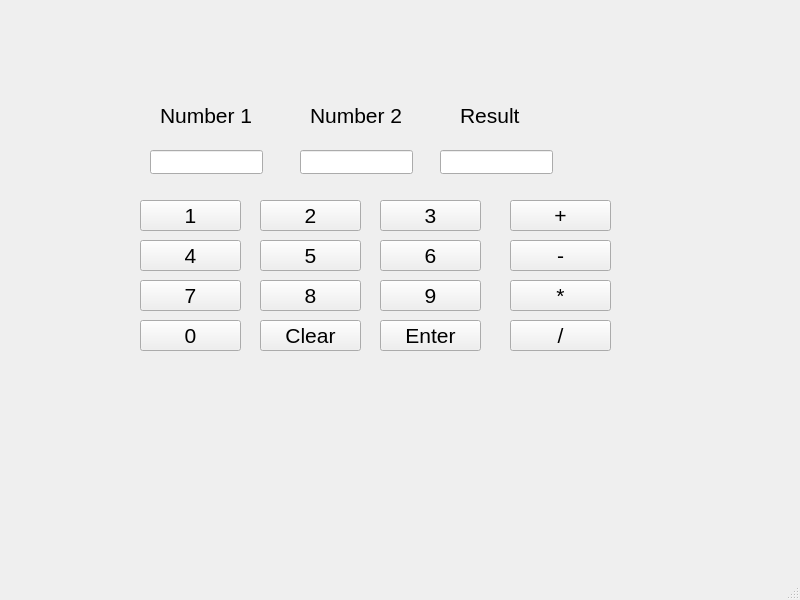
<?xml version="1.0" encoding="UTF-8"?>
<ui version="4.0">
 <class>MainWindow</class>
 <widget class="QMainWindow" name="MainWindow">
  <property name="geometry">
   <rect>
    <x>0</x>
    <y>0</y>
    <width>800</width>
    <height>600</height>
   </rect>
  </property>
  <property name="windowTitle">
   <string>MainWindow</string>
  </property>
  <widget class="QWidget" name="centralwidget">
   <widget class="QPushButton" name="N1">
    <property name="geometry">
     <rect>
      <x>140</x>
      <y>200</y>
      <width>101</width>
      <height>31</height>
     </rect>
    </property>
    <property name="font">
     <font>
      <pointsize>16</pointsize>
     </font>
    </property>
    <property name="text">
     <string>1</string>
    </property>
   </widget>
   <widget class="QPushButton" name="N4">
    <property name="geometry">
     <rect>
      <x>140</x>
      <y>240</y>
      <width>101</width>
      <height>31</height>
     </rect>
    </property>
    <property name="font">
     <font>
      <pointsize>16</pointsize>
     </font>
    </property>
    <property name="text">
     <string>4</string>
    </property>
   </widget>
   <widget class="QPushButton" name="N7">
    <property name="geometry">
     <rect>
      <x>140</x>
      <y>280</y>
      <width>101</width>
      <height>31</height>
     </rect>
    </property>
    <property name="font">
     <font>
      <pointsize>16</pointsize>
     </font>
    </property>
    <property name="text">
     <string>7</string>
    </property>
   </widget>
   <widget class="QPushButton" name="N0">
    <property name="geometry">
     <rect>
      <x>140</x>
      <y>320</y>
      <width>101</width>
      <height>31</height>
     </rect>
    </property>
    <property name="font">
     <font>
      <pointsize>16</pointsize>
     </font>
    </property>
    <property name="text">
     <string>0</string>
    </property>
   </widget>
   <widget class="QPushButton" name="N2">
    <property name="geometry">
     <rect>
      <x>260</x>
      <y>200</y>
      <width>101</width>
      <height>31</height>
     </rect>
    </property>
    <property name="font">
     <font>
      <pointsize>16</pointsize>
     </font>
    </property>
    <property name="text">
     <string>2</string>
    </property>
   </widget>
   <widget class="QPushButton" name="N5">
    <property name="geometry">
     <rect>
      <x>260</x>
      <y>240</y>
      <width>101</width>
      <height>31</height>
     </rect>
    </property>
    <property name="font">
     <font>
      <pointsize>16</pointsize>
     </font>
    </property>
    <property name="text">
     <string>5</string>
    </property>
   </widget>
   <widget class="QPushButton" name="N8">
    <property name="geometry">
     <rect>
      <x>260</x>
      <y>280</y>
      <width>101</width>
      <height>31</height>
     </rect>
    </property>
    <property name="font">
     <font>
      <pointsize>16</pointsize>
     </font>
    </property>
    <property name="text">
     <string>8</string>
    </property>
   </widget>
   <widget class="QPushButton" name="clear">
    <property name="geometry">
     <rect>
      <x>260</x>
      <y>320</y>
      <width>101</width>
      <height>31</height>
     </rect>
    </property>
    <property name="font">
     <font>
      <pointsize>16</pointsize>
     </font>
    </property>
    <property name="text">
     <string>Clear</string>
    </property>
   </widget>
   <widget class="QPushButton" name="N3">
    <property name="geometry">
     <rect>
      <x>380</x>
      <y>200</y>
      <width>101</width>
      <height>31</height>
     </rect>
    </property>
    <property name="font">
     <font>
      <pointsize>16</pointsize>
     </font>
    </property>
    <property name="text">
     <string>3</string>
    </property>
   </widget>
   <widget class="QPushButton" name="N6">
    <property name="geometry">
     <rect>
      <x>380</x>
      <y>240</y>
      <width>101</width>
      <height>31</height>
     </rect>
    </property>
    <property name="font">
     <font>
      <pointsize>16</pointsize>
     </font>
    </property>
    <property name="text">
     <string>6</string>
    </property>
   </widget>
   <widget class="QPushButton" name="N9">
    <property name="geometry">
     <rect>
      <x>380</x>
      <y>280</y>
      <width>101</width>
      <height>31</height>
     </rect>
    </property>
    <property name="font">
     <font>
      <pointsize>16</pointsize>
     </font>
    </property>
    <property name="text">
     <string>9</string>
    </property>
   </widget>
   <widget class="QPushButton" name="enter">
    <property name="geometry">
     <rect>
      <x>380</x>
      <y>320</y>
      <width>101</width>
      <height>31</height>
     </rect>
    </property>
    <property name="font">
     <font>
      <pointsize>16</pointsize>
     </font>
    </property>
    <property name="text">
     <string>Enter</string>
    </property>
   </widget>
   <widget class="QPushButton" name="add">
    <property name="geometry">
     <rect>
      <x>510</x>
      <y>200</y>
      <width>101</width>
      <height>31</height>
     </rect>
    </property>
    <property name="font">
     <font>
      <pointsize>16</pointsize>
     </font>
    </property>
    <property name="text">
     <string>+</string>
    </property>
   </widget>
   <widget class="QPushButton" name="sub">
    <property name="geometry">
     <rect>
      <x>510</x>
      <y>240</y>
      <width>101</width>
      <height>31</height>
     </rect>
    </property>
    <property name="font">
     <font>
      <pointsize>16</pointsize>
     </font>
    </property>
    <property name="text">
     <string>-</string>
    </property>
   </widget>
   <widget class="QPushButton" name="mul">
    <property name="geometry">
     <rect>
      <x>510</x>
      <y>280</y>
      <width>101</width>
      <height>31</height>
     </rect>
    </property>
    <property name="font">
     <font>
      <pointsize>16</pointsize>
     </font>
    </property>
    <property name="text">
     <string>*</string>
    </property>
   </widget>
   <widget class="QPushButton" name="div">
    <property name="geometry">
     <rect>
      <x>510</x>
      <y>320</y>
      <width>101</width>
      <height>31</height>
     </rect>
    </property>
    <property name="font">
     <font>
      <pointsize>16</pointsize>
     </font>
    </property>
    <property name="text">
     <string>/</string>
    </property>
   </widget>
   <widget class="QLabel" name="label">
    <property name="geometry">
     <rect>
      <x>160</x>
      <y>100</y>
      <width>101</width>
      <height>31</height>
     </rect>
    </property>
    <property name="font">
     <font>
      <pointsize>16</pointsize>
     </font>
    </property>
    <property name="text">
     <string>Number 1</string>
    </property>
   </widget>
   <widget class="QLabel" name="label_2">
    <property name="geometry">
     <rect>
      <x>310</x>
      <y>100</y>
      <width>101</width>
      <height>31</height>
     </rect>
    </property>
    <property name="font">
     <font>
      <pointsize>16</pointsize>
     </font>
    </property>
    <property name="text">
     <string>Number 2</string>
    </property>
   </widget>
   <widget class="QLabel" name="label_3">
    <property name="geometry">
     <rect>
      <x>460</x>
      <y>100</y>
      <width>111</width>
      <height>31</height>
     </rect>
    </property>
    <property name="font">
     <font>
      <pointsize>16</pointsize>
     </font>
    </property>
    <property name="text">
     <string>Result</string>
    </property>
   </widget>
   <widget class="QLineEdit" name="num1">
    <property name="geometry">
     <rect>
      <x>150</x>
      <y>150</y>
      <width>113</width>
      <height>24</height>
     </rect>
    </property>
   </widget>
   <widget class="QLineEdit" name="num2">
    <property name="geometry">
     <rect>
      <x>300</x>
      <y>150</y>
      <width>113</width>
      <height>24</height>
     </rect>
    </property>
   </widget>
   <widget class="QLineEdit" name="result">
    <property name="geometry">
     <rect>
      <x>440</x>
      <y>150</y>
      <width>113</width>
      <height>24</height>
     </rect>
    </property>
   </widget>
  </widget>
  <widget class="QMenuBar" name="menubar">
   <property name="geometry">
    <rect>
     <x>0</x>
     <y>0</y>
     <width>800</width>
     <height>21</height>
    </rect>
   </property>
  </widget>
  <widget class="QStatusBar" name="statusbar"/>
 </widget>
 <resources/>
 <connections/>
</ui>
